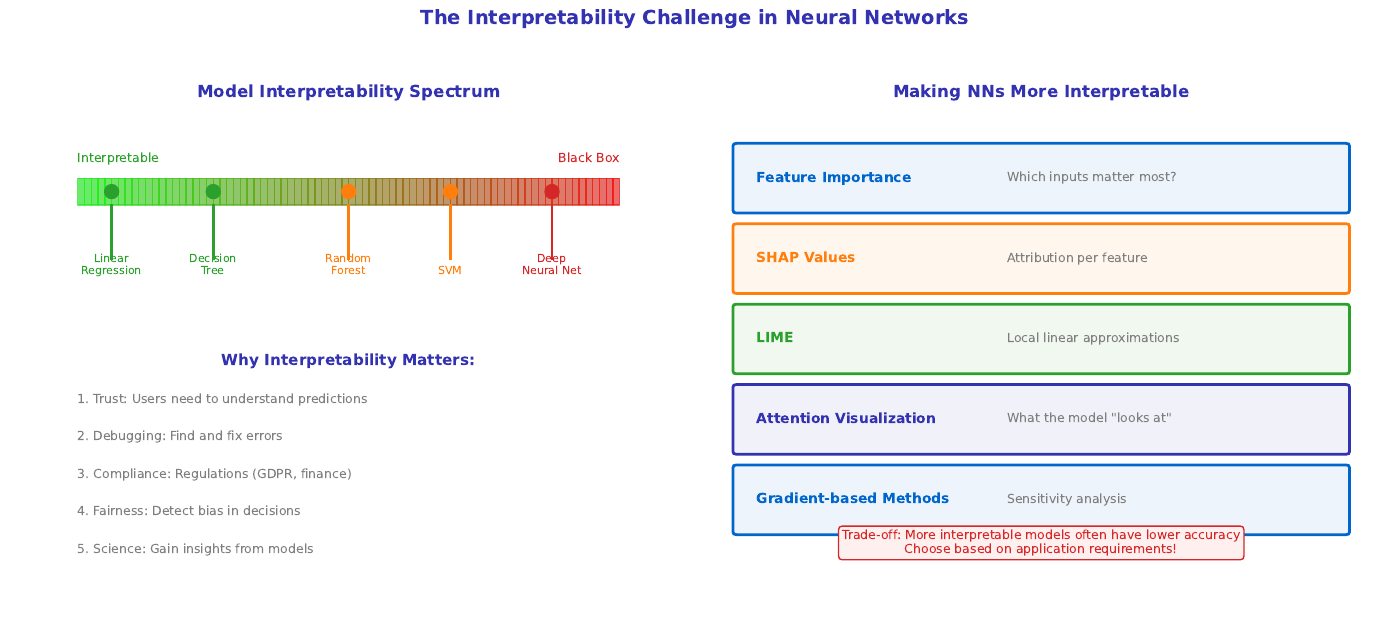

The Python source for this figure:
"""
The Interpretability Challenge
Module 4: Applications & Modern Perspectives
"""

import matplotlib.pyplot as plt
import numpy as np
from matplotlib.patches import FancyBboxPatch, Circle

CHART_METADATA = {
    'title': 'Interpretability Challenge',
    'url': 'https://github.com/QuantLet/neural-networks-introduction/tree/main/interpretability_challenge'
}

# Colors
mlpurple = '#3333B2'
mlblue = '#0066CC'
mlorange = '#FF7F0E'
mlgreen = '#2CA02C'
mlred = '#D62728'
mlgray = '#7F7F7F'

fig, axes = plt.subplots(1, 2, figsize=(14, 6))

# ==================== LEFT: Interpretable vs Black Box ====================
ax = axes[0]
ax.set_xlim(0, 10)
ax.set_ylim(0, 10)
ax.axis('off')

ax.text(5, 9.5, 'Model Interpretability Spectrum', fontsize=12, fontweight='bold',
        ha='center', color=mlpurple)

# Spectrum bar
ax.fill_between([1, 9], [7.5, 7.5], [8, 8], color=mlgray, alpha=0.3)

# Gradient from green (interpretable) to red (black box)
for i in range(80):
    x = 1 + i * 0.1
    r = i / 80
    color = (r, 1-r, 0)  # Green to red
    ax.fill_between([x, x + 0.1], [7.5, 7.5], [8, 8], color=color, alpha=0.5)

ax.text(1, 8.3, 'Interpretable', fontsize=9, color=mlgreen, ha='left')
ax.text(9, 8.3, 'Black Box', fontsize=9, color=mlred, ha='right')

# Models on spectrum
models = [
    (1.5, 'Linear\nRegression', mlgreen),
    (3, 'Decision\nTree', mlgreen),
    (5, 'Random\nForest', mlorange),
    (6.5, 'SVM', mlorange),
    (8, 'Deep\nNeural Net', mlred),
]

for x, name, color in models:
    ax.plot([x, x], [7.5, 6.5], color=color, linewidth=2)
    ax.scatter([x], [7.75], c=color, s=100, zorder=5)
    ax.text(x, 6.2, name, ha='center', fontsize=8, color=color)

# Why it matters
ax.text(5, 4.5, 'Why Interpretability Matters:', fontsize=11, fontweight='bold',
        ha='center', color=mlpurple)

reasons = [
    '1. Trust: Users need to understand predictions',
    '2. Debugging: Find and fix errors',
    '3. Compliance: Regulations (GDPR, finance)',
    '4. Fairness: Detect bias in decisions',
    '5. Science: Gain insights from models',
]

y_pos = 3.8
for reason in reasons:
    ax.text(1, y_pos, reason, fontsize=9, color=mlgray)
    y_pos -= 0.7

# ==================== RIGHT: Explainability Techniques ====================
ax = axes[1]
ax.set_xlim(0, 10)
ax.set_ylim(0, 10)
ax.axis('off')

ax.text(5, 9.5, 'Making NNs More Interpretable', fontsize=12, fontweight='bold',
        ha='center', color=mlpurple)

techniques = [
    ('Feature Importance', 'Which inputs matter most?', mlblue),
    ('SHAP Values', 'Attribution per feature', mlorange),
    ('LIME', 'Local linear approximations', mlgreen),
    ('Attention Visualization', 'What the model "looks at"', mlpurple),
    ('Gradient-based Methods', 'Sensitivity analysis', mlblue),
]

y_pos = 8
for name, desc, color in techniques:
    box = FancyBboxPatch((0.5, y_pos - 0.6), 9, 1.2, boxstyle="round,pad=0.05",
                          facecolor=f'{color}11', edgecolor=color, linewidth=2)
    ax.add_patch(box)
    ax.text(0.8, y_pos, name, fontsize=10, fontweight='bold', color=color, va='center')
    ax.text(4.5, y_pos, desc, fontsize=9, color=mlgray, va='center')
    y_pos -= 1.5

# Warning
ax.text(5, 1, 'Trade-off: More interpretable models often have lower accuracy\n'
              'Choose based on application requirements!',
        ha='center', fontsize=9, color=mlred,
        bbox=dict(boxstyle='round,pad=0.3', facecolor='#FFF0F0', edgecolor=mlred))

fig.suptitle('The Interpretability Challenge in Neural Networks',
             fontsize=14, fontweight='bold', color=mlpurple, y=1.02)

plt.tight_layout()
plt.savefig('interpretability_challenge.pdf', format='pdf', bbox_inches='tight', dpi=300)
plt.savefig('interpretability_challenge.png', format='png', bbox_inches='tight', dpi=300)
plt.close()

print("Generated: interpretability_challenge.pdf")
